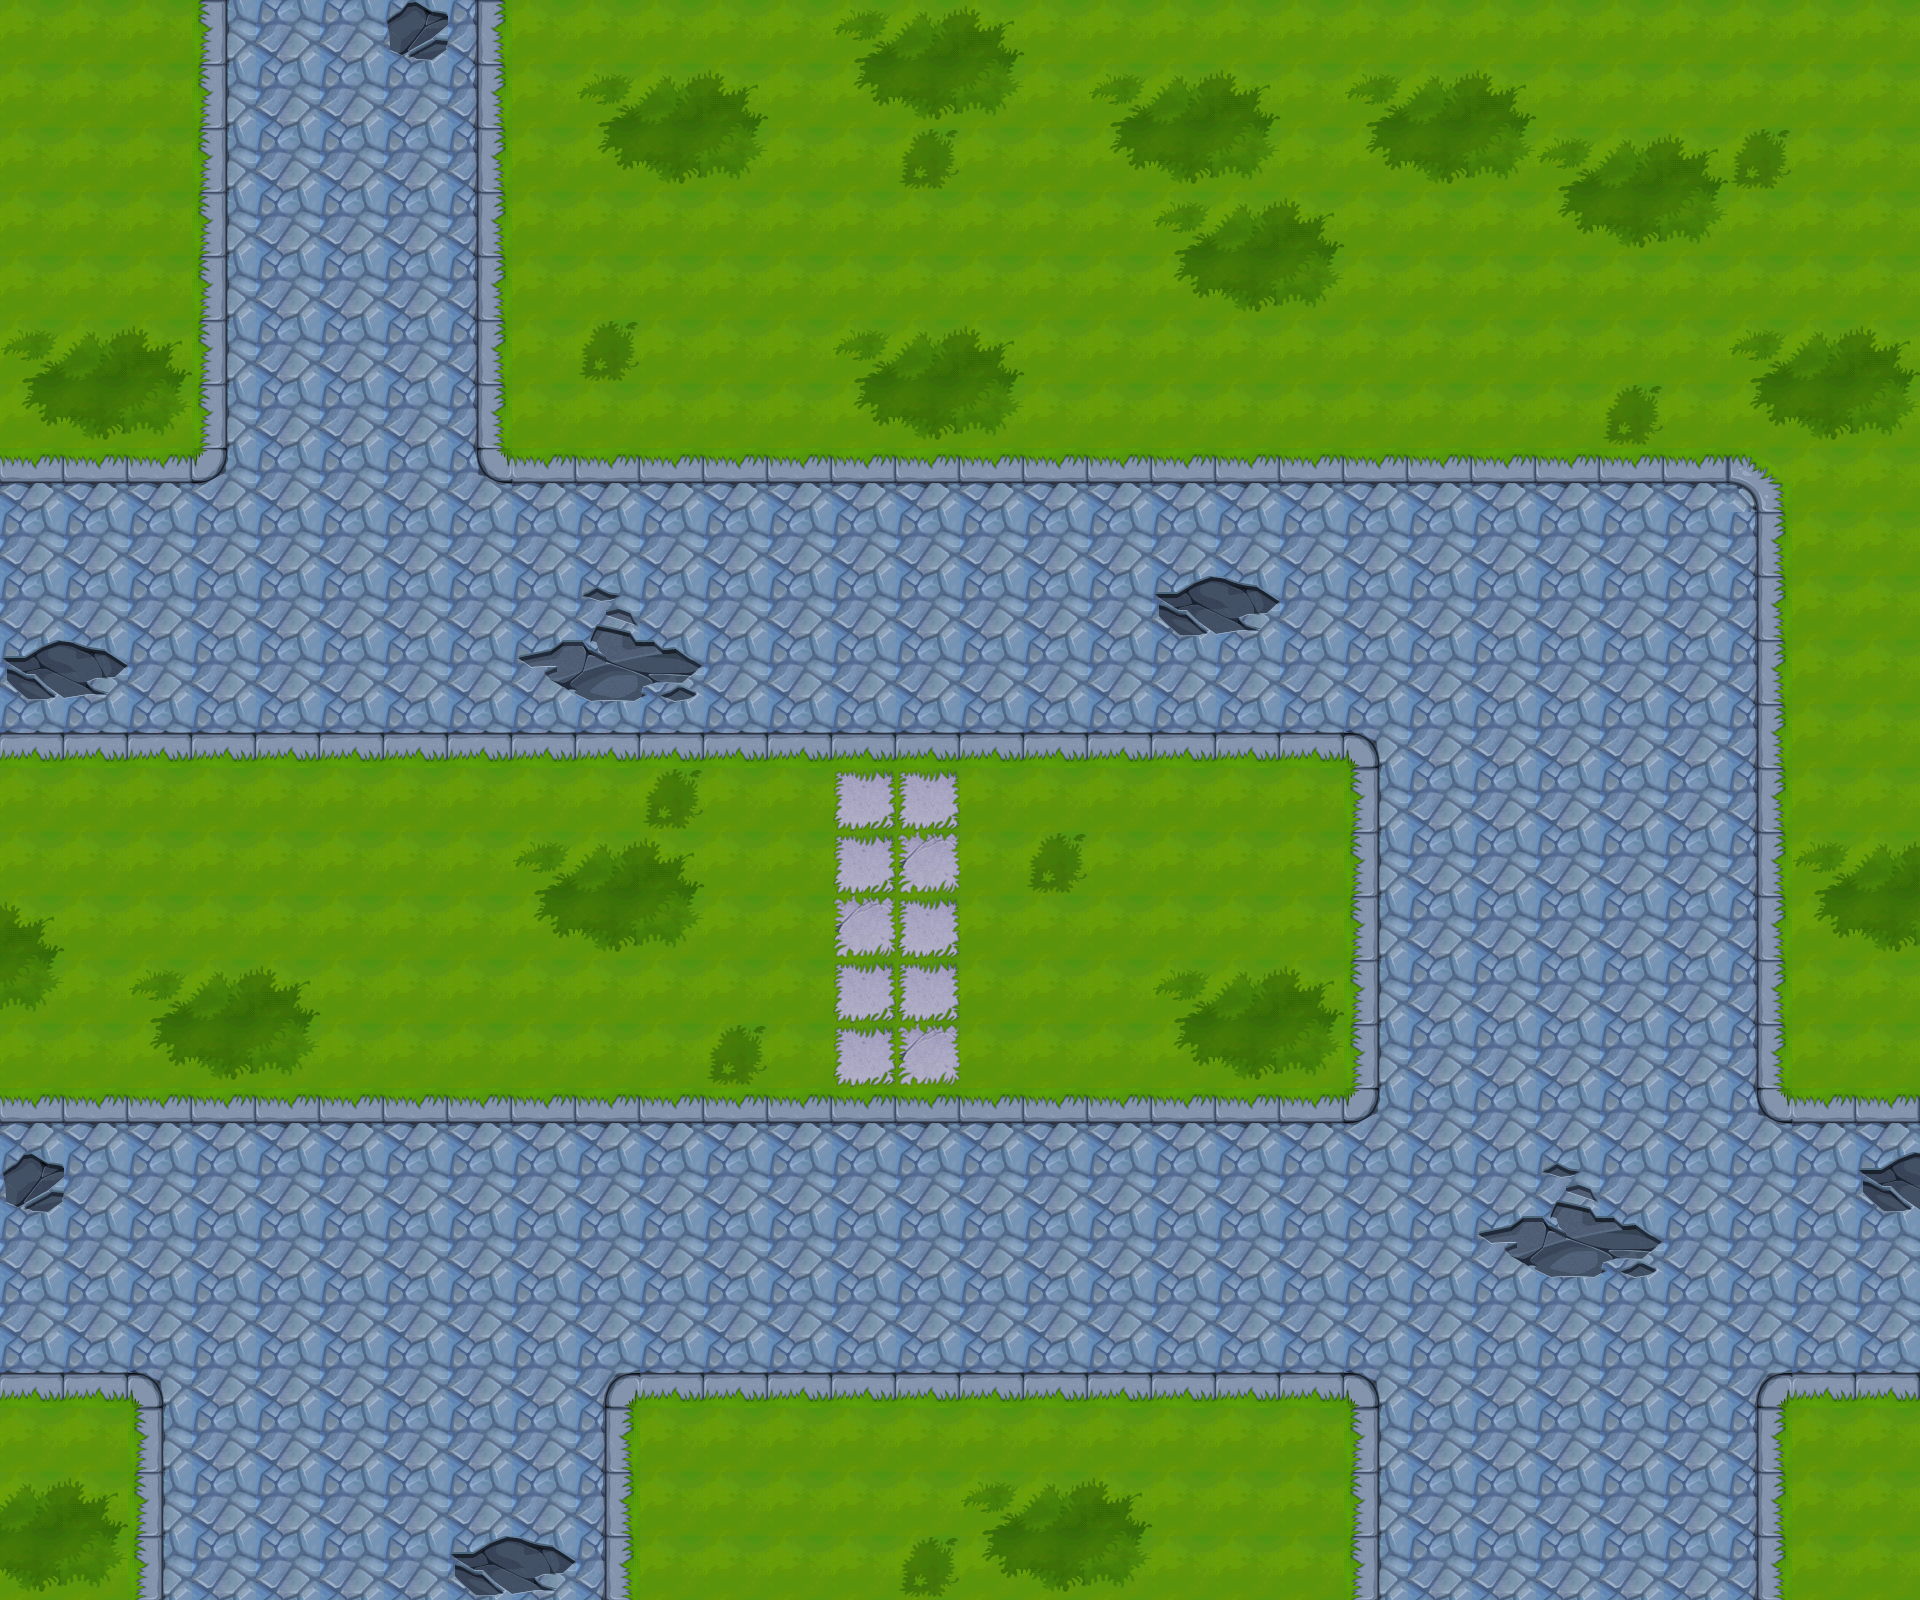

The image is a tile-based game level rendered from a .tmx file. Its description and source (layers, tilesets, objects; grid data summarised) follow:
An orthogonal 30x25 tile map with 64x64 px tiles, 1 tile layer (background), 32 tilesets and 75 objects (13x collide, 4x collide_bullet).

<map version="1.0" orientation="orthogonal" width="30" height="25" tilewidth="64" tileheight="64">
 <tileset firstgid="1" name="bg06" tilewidth="64" tileheight="64">
  <image source="bg06.png" width="512" height="256" />
 </tileset>
 <tileset firstgid="33" name="jianzhu06_shu03" tilewidth="284" tileheight="274">
  <image source="jianzhu06_shu03.png" width="284" height="276" />
 </tileset>
 <tileset firstgid="34" name="jianzhu06_shu" tilewidth="291" tileheight="267">
  <image source="jianzhu06_shu.png" width="291" height="267" />
 </tileset>
 <tileset firstgid="35" name="jianzhu06_shu02" tilewidth="291" tileheight="267">
  <image source="jianzhu06_shu02.png" width="291" height="267" />
 </tileset>
 <tileset firstgid="36" name="jianzhu06_shitou" tilewidth="137" tileheight="83">
  <image source="jianzhu06_shitou.png" width="137" height="83" />
 </tileset>
 <tileset firstgid="37" name="jianzhu_lvhua" tilewidth="266" tileheight="142">
  <image source="jianzhu_lvhua.png" width="266" height="142" />
 </tileset>
 <tileset firstgid="38" name="jianzhu06_cao" tilewidth="125" tileheight="131">
  <image source="jianzhu06_cao.png" width="125" height="131" />
 </tileset>
 <tileset firstgid="39" name="jianzhu06_shui04" tilewidth="102" tileheight="54">
  <image source="jianzhu06_shui04.png" width="102" height="54" />
 </tileset>
 <tileset firstgid="40" name="jianzhu06_shui03" tilewidth="116" tileheight="54">
  <image source="jianzhu06_shui03.png" width="116" height="54" />
 </tileset>
 <tileset firstgid="41" name="jianzhu06_shui01" tilewidth="127" tileheight="65">
  <image source="jianzhu06_shui01.png" width="127" height="65" />
 </tileset>
 <tileset firstgid="42" name="jianzhu06_shui02" tilewidth="371" tileheight="217">
  <image source="jianzhu06_shui02.png" width="371" height="217" />
 </tileset>
 <tileset firstgid="43" name="jianzhu06_ken02" tilewidth="151" tileheight="79">
  <image source="jianzhu06_ken02.png" width="151" height="79" />
 </tileset>
 <tileset firstgid="44" name="jianzhu06_ken01" tilewidth="143" tileheight="56">
  <image source="jianzhu06_ken01.png" width="143" height="56" />
 </tileset>
 <tileset firstgid="45" name="jianzhu_xiangzi03" tilewidth="122" tileheight="76">
  <image source="jianzhu_xiangzi03.png" width="122" height="76" />
 </tileset>
 <tileset firstgid="46" name="jianzhu_xiangzi02" tilewidth="122" tileheight="126">
  <image source="jianzhu_xiangzi02.png" width="122" height="126" />
 </tileset>
 <tileset firstgid="47" name="jianzhu_xiangzi06" tilewidth="90" tileheight="113">
  <image source="jianzhu_xiangzi06.png" width="90" height="113" />
 </tileset>
 <tileset firstgid="48" name="jianzhu_xiangzi05" tilewidth="150" tileheight="170">
  <image source="jianzhu_xiangzi05.png" width="150" height="170" />
 </tileset>
 <tileset firstgid="49" name="jianzhu_xiangzi01" tilewidth="71" tileheight="80">
  <image source="jianzhu_xiangzi01.png" width="71" height="80" />
 </tileset>
 <tileset firstgid="50" name="jianzhu_xiangzi04" tilewidth="183" tileheight="126">
  <image source="jianzhu_xiangzi04.png" width="183" height="126" />
 </tileset>
 <tileset firstgid="51" name="jianzhu_xiangzi07" tilewidth="92" tileheight="112">
  <image source="jianzhu_xiangzi07.png" width="92" height="112" />
 </tileset>
 <tileset firstgid="52" name="jianzhu_qiang01" tilewidth="92" tileheight="54">
  <image source="jianzhu_qiang01.png" width="92" height="54" />
 </tileset>
 <tileset firstgid="53" name="yunbingche1" tilewidth="345" tileheight="247">
  <image source="yunbingche1.png" width="345" height="247" />
 </tileset>
 <tileset firstgid="54" name="yunbingche2" tilewidth="345" tileheight="245">
  <image source="yunbingche2.png" width="345" height="245" />
 </tileset>
 <tileset firstgid="55" name="shabao" tilewidth="113" tileheight="68">
  <image source="shabao.png" width="113" height="68" />
 </tileset>
 <tileset firstgid="56" name="jianzhu2_xiangzi0" tilewidth="192" tileheight="168">
  <image source="jianzhu2_xiangzi0.png" width="192" height="168" />
 </tileset>
 <tileset firstgid="57" name="jianzhu_xuezi01" tilewidth="242" tileheight="196">
  <image source="jianzhu_xuezi01.png" width="242" height="196" />
 </tileset>
 <tileset firstgid="58" name="jianzhu_xuezi02" tilewidth="219" tileheight="141">
  <image source="jianzhu_xuezi02.png" width="219" height="141" />
 </tileset>
 <tileset firstgid="59" name="jianzhu_xuezi03" tilewidth="192" tileheight="132">
  <image source="jianzhu_xuezi03.png" width="192" height="132" />
 </tileset>
 <tileset firstgid="60" name="jianzhu_xuezi04" tilewidth="421" tileheight="156">
  <image source="jianzhu_xuezi04.png" width="421" height="156" />
 </tileset>
 <tileset firstgid="61" name="jianzhu_xuezi05" tilewidth="180" tileheight="297">
  <image source="jianzhu_xuezi05.png" width="180" height="297" />
 </tileset>
 <tileset firstgid="62" name="jianzhu_langan" tilewidth="258" tileheight="59">
  <image source="jianzhu_langan.png" width="258" height="59" />
 </tileset>
 <tileset firstgid="63" name="jianzhu_kzt" tilewidth="377" tileheight="159">
  <image source="jianzhu_kzt.png" width="377" height="159" />
 </tileset>
 <layer name="background" width="30" height="25">
  <data>[750 cells, 750 non-empty, 27 distinct tile ids]</data>
 </layer>
 <objectgroup name="huatan1" width="30" height="25">
  <properties>
   <property name="filename" value="jianzhu_lvhua.png" />
   <property name="groundlayer" value="1" />
  </properties>
  <object gid="37" x="1827" y="1088" />
  <object gid="37" x="1822" y="1530" />
  <object gid="37" x="-35" y="893" />
  <object gid="37" x="221" y="891" />
  <object gid="37" x="880" y="1536" />
 </objectgroup>
 <objectgroup name="zhihuitai" width="30" height="25">
  <properties>
   <property name="filename" value="jianzhu_kzt.png" />
   <property name="groundlayer" value="1" />
  </properties>
  <object gid="63" x="2154" y="1183">
   <properties>
    <property name="groundZ" value="1" />
   </properties>
  </object>
 </objectgroup>
 <objectgroup name="huatan2" width="30" height="25">
  <properties>
   <property name="filename" value="jianzhu06_cao.png" />
   <property name="groundlayer" value="1" />
  </properties>
  <object gid="38" x="1016" y="1660" />
 </objectgroup>
 <objectgroup name="shu1" width="30" height="25">
  <properties>
   <property name="buildlayer" value="1" />
   <property name="filename" value="jianzhu06_shu03.png" />
  </properties>
  <object gid="33" x="708" y="181" />
  <object gid="33" x="1527" y="195" />
  <object gid="33" x="471" y="193" />
  <object gid="33" x="1742" y="583" />
  <object gid="33" x="1127" y="1552" />
  <object gid="33" x="1147" y="1696" />
  <object gid="33" x="1743" y="967" />
  <object gid="33" x="-40" y="463" />
  <object gid="33" x="-96" y="1572" />
 </objectgroup>
 <objectgroup name="shu2" width="30" height="25">
  <properties>
   <property name="buildlayer" value="1" />
   <property name="filename" value="jianzhu06_shu02.png" />
  </properties>
  <object gid="35" x="1732" y="402" />
  <object gid="35" x="-44" y="150" />
  <object gid="35" x="-77" y="1090" />
  <object gid="35" x="1325" y="197" />
  <object gid="35" x="1744" y="1705" />
  <object gid="35" x="888" y="151" />
  <object gid="35" x="613" y="1557" />
  <object gid="35" x="-41" y="316" />
  <object gid="35" x="1723" y="210" />
  <object gid="35" x="-110" y="1780" />
 </objectgroup>
 <objectgroup name="shu3" width="30" height="25">
  <properties>
   <property name="buildlayer" value="1" />
   <property name="filename" value="jianzhu06_shu.png" />
  </properties>
  <object gid="34" x="1741" y="791" />
  <object gid="34" x="1099" y="145" />
  <object gid="34" x="597" y="1713" />
 </objectgroup>
 <objectgroup name="stone" width="30" height="25">
  <properties>
   <property name="filename" value="jianzhu06_shitou.png" />
   <property name="groundlayer" value="1" />
  </properties>
  <object gid="36" x="1283" y="188">
   <properties>
    <property name="groundZ" value="1" />
   </properties>
  </object>
  <object gid="36" x="894" y="187">
   <properties>
    <property name="groundZ" value="1" />
   </properties>
  </object>
  <object gid="36" x="-71" y="1075" />
  <object gid="36" x="897" y="1615" />
 </objectgroup>
 <objectgroup name="shui1" width="30" height="25">
  <properties>
   <property name="filename" value="jianzhu06_shui04.png" />
   <property name="groundlayer" value="1" />
  </properties>
  <object gid="39" x="2600" y="664" />
 </objectgroup>
 <objectgroup name="shui2" width="30" height="25">
  <properties>
   <property name="filename" value="jianzhu06_shui03.png" />
   <property name="groundlayer" value="1" />
  </properties>
  <object gid="40" x="2627" y="792" />
 </objectgroup>
 <objectgroup name="shui3" width="30" height="25">
  <properties>
   <property name="filename" value="jianzhu06_shui03.png" />
   <property name="groundlayer" value="1" />
  </properties>
  <object gid="41" x="2364" y="537" />
 </objectgroup>
 <objectgroup name="shui4" width="30" height="25">
  <properties>
   <property name="filename" value="jianzhu06_shui03.png" />
   <property name="groundlayer" value="1" />
  </properties>
  <object gid="42" x="2191" y="790" />
 </objectgroup>
 <objectgroup name="nitu1" width="30" height="25">
  <properties>
   <property name="filename" value="jianzhu06_shui03.png" />
   <property name="groundlayer" value="1" />
  </properties>
  <object gid="43" x="2543" y="970" />
 </objectgroup>
 <objectgroup name="nitu2" width="30" height="25">
  <properties>
   <property name="filename" value="jianzhu06_shui03.png" />
   <property name="groundlayer" value="1" />
  </properties>
  <object gid="44" x="2574" y="897" />
 </objectgroup>
 <objectgroup name="greenboxs" width="30" height="25">
  <properties>
   <property name="filename" value="jianzhu_xiangzi03.png" />
   <property name="groundlayer" value="1" />
  </properties>
  <object gid="45" x="1713" y="352" />
 </objectgroup>
 <objectgroup name="mutouboxb" width="30" height="25">
  <properties>
   <property name="filename" value="jianzhu_xiangzi04.png" />
   <property name="groundlayer" value="1" />
  </properties>
  <object gid="50" x="1071" y="256">
   <properties>
    <property name="groundZ" value="1" />
   </properties>
  </object>
 </objectgroup>
 <objectgroup name="greenboxb" width="30" height="25">
  <properties>
   <property name="filename" value="jianzhu_xiangzi02.png" />
   <property name="groundlayer" value="1" />
  </properties>
  <object gid="46" x="1090" y="313">
   <properties>
    <property name="groundZ" value="1" />
   </properties>
  </object>
 </objectgroup>
 <objectgroup name="greenboxbb" width="30" height="25">
  <properties>
   <property name="filename" value="jianzhu2_xiangzi0.png" />
   <property name="groundlayer" value="1" />
  </properties>
  <object gid="56" x="913" y="317">
   <properties>
    <property name="groundZ" value="3" />
   </properties>
  </object>
 </objectgroup>
 <objectgroup name="blackboxs" width="30" height="25">
  <properties>
   <property name="filename" value="jianzhu_xiangzi06.png" />
   <property name="groundlayer" value="1" />
  </properties>
  <object gid="47" x="917" y="319">
   <properties>
    <property name="groundZ" value="4" />
   </properties>
  </object>
 </objectgroup>
 <objectgroup name="blackboxb" width="30" height="25">
  <properties>
   <property name="filename" value="jianzhu_xiangzi05.png" />
   <property name="groundlayer" value="1" />
  </properties>
  <object gid="48" x="1243" y="317">
   <properties>
    <property name="groundZ" value="3" />
   </properties>
  </object>
 </objectgroup>
 <objectgroup name="mutouboxs" width="30" height="25">
  <properties>
   <property name="filename" value="jianzhu_xiangzi01.png" />
   <property name="groundlayer" value="1" />
  </properties>
  <object gid="49" x="2293" y="1337" />
 </objectgroup>
 <objectgroup name="M16" width="30" height="25">
  <properties>
   <property name="filename" value="jianzhu_xiangzi07.png" />
   <property name="groundlayer" value="1" />
  </properties>
  <object gid="51" x="1265" y="260">
   <properties>
    <property name="groundZ" value="10" />
   </properties>
  </object>
 </objectgroup>
 <objectgroup name="SVD" width="30" height="25">
  <properties>
   <property name="filename" value="jianzhu_qiang01.png" />
   <property name="groundlayer" value="1" />
  </properties>
  <object gid="52" x="1107" y="242">
   <properties>
    <property name="groundZ" value="10" />
   </properties>
  </object>
 </objectgroup>
 <objectgroup name="shabao" width="30" height="25">
  <properties>
   <property name="buildlayer" value="1" />
   <property name="filename" value="shabao.png" />
  </properties>
  <object gid="55" x="1404" y="317" />
  <object gid="55" x="380" y="1091" />
 </objectgroup>
 <objectgroup name="tanke1" width="30" height="25">
  <properties>
   <property name="buildlayer" value="1" />
   <property name="filename" value="yunbingche1.png" />
  </properties>
  <object gid="53" x="161" y="1087" />
 </objectgroup>
 <objectgroup name="tanke2" width="30" height="25">
  <properties>
   <property name="buildlayer" value="1" />
   <property name="filename" value="yunbingche2.png" />
  </properties>
  <object gid="54" x="1387" y="315" />
 </objectgroup>
 <objectgroup name="blood1" width="30" height="25">
  <properties>
   <property name="filename" value="jianzhu_xuezi01.png" />
   <property name="groundlayer" value="1" />
  </properties>
  <object gid="57" x="2230" y="1547" />
 </objectgroup>
 <objectgroup name="blood2" width="30" height="25">
  <properties>
   <property name="filename" value="jianzhu_xuezi02.png" />
   <property name="groundlayer" value="1" />
  </properties>
  <object gid="58" x="2513" y="1475" />
 </objectgroup>
 <objectgroup name="blood3" width="30" height="25">
  <properties>
   <property name="filename" value="jianzhu_xuezi03.png" />
   <property name="groundlayer" value="1" />
  </properties>
  <object gid="59" x="2026" y="1317" />
 </objectgroup>
 <objectgroup name="blood4" width="30" height="25">
  <properties>
   <property name="filename" value="jianzhu_xuezi04.png" />
   <property name="groundlayer" value="1" />
  </properties>
  <object gid="60" x="2216" y="1746" />
 </objectgroup>
 <objectgroup name="blood5" width="30" height="25">
  <properties>
   <property name="filename" value="jianzhu_xuezi05.png" />
   <property name="groundlayer" value="1" />
  </properties>
  <object gid="61" x="2702" y="1408" />
 </objectgroup>
 <objectgroup name="langan" width="30" height="25">
  <properties>
   <property name="buildlayer" value="1" />
   <property name="filename" value="jianzhu_langan.png" />
  </properties>
  <object gid="62" x="2176" y="906" />
 </objectgroup>
 <objectgroup name="collide_people" width="30" height="25" visible="0">
  <object type="collide" x="-16" y="-313" width="179" height="765" />
  <object type="collide" x="553" y="-21" width="672" height="204" />
  <object type="collide" x="909" y="116" width="923" height="200" />
  <object type="collide" x="1710" y="168" width="263" height="184" />
  <object type="collide" x="1827" y="323" width="272" height="760" />
  <object type="collide" x="1823" y="1397" width="170" height="371" />
  <object type="collide" x="-14" y="759" width="504" height="329" />
  <object type="collide" x="-152" y="1388" width="258" height="312" />
  <object type="collide" x="663" y="1408" width="679" height="277" />
  <object type="collide" x="1929" y="953" width="211" height="517" />
  <object type="collide" x="20" y="-165" width="715" height="157" />
  <object type="collide" x="-165" y="275" width="157" height="1178" />
  <object type="collide" x="-44" y="1608" width="1981" height="172" />
 </objectgroup>
 <objectgroup name="collide_bullet" width="30" height="25" visible="0">
  <object type="collide_bullet" x="1091" y="158" width="435" height="110" />
  <object type="collide_bullet" x="1481" y="145" width="211" height="97" />
  <object type="collide_bullet" x="-22" y="769" width="499" height="221" />
  <object type="collide_bullet" x="-107" y="925" width="435" height="110" />
 </objectgroup>
</map>
